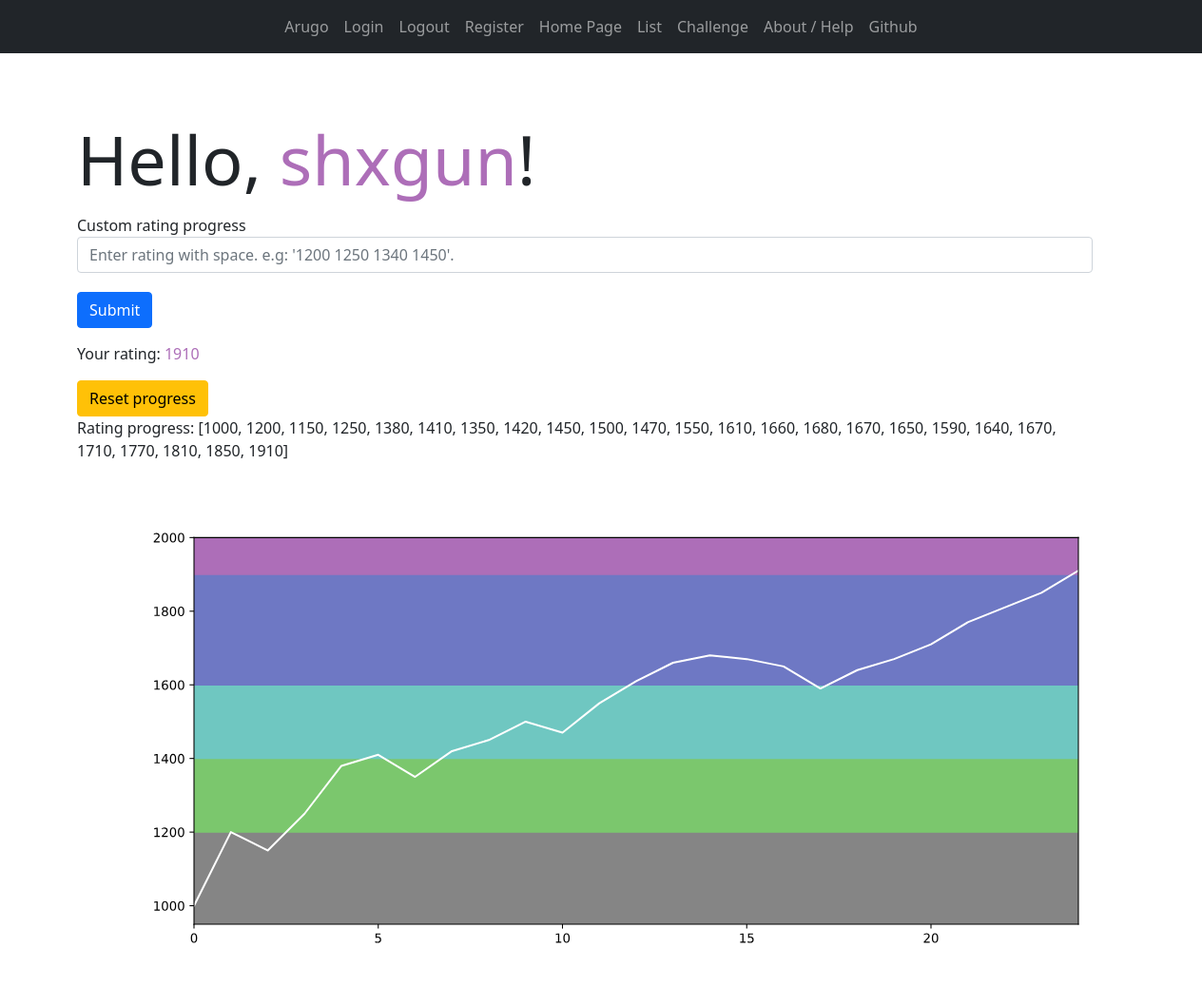
Before: / (signed in) with the older database file.
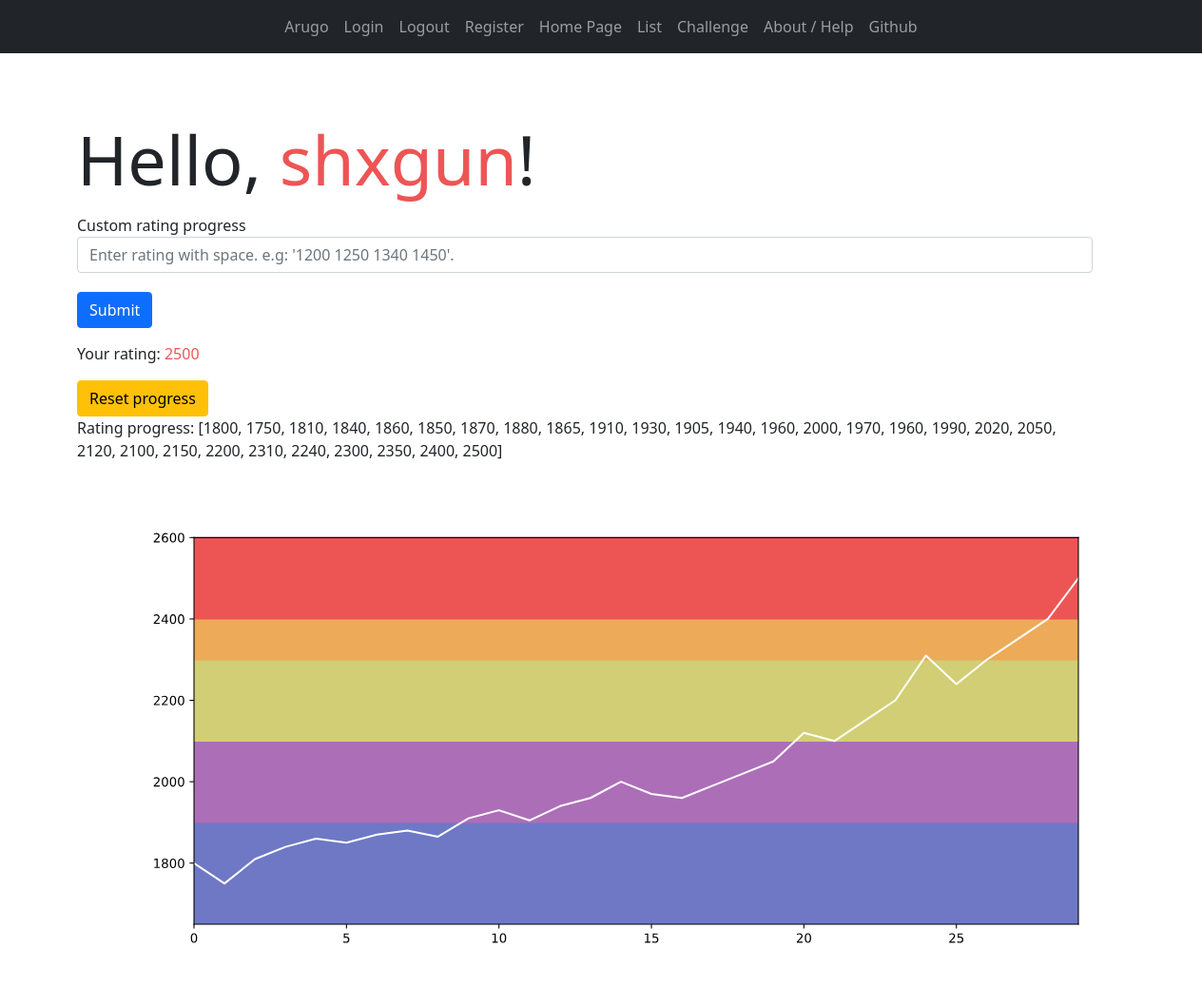
After: the same page with the newer database file.
### base/models.py (models this page shows, shortened)
class Profile(models.Model):
    user = models.ForeignKey(User, on_delete=models.CASCADE)
    handle = models.CharField(max_length=40)
    registration_date = models.DateField(auto_now_add=True)
    rating_progress = models.CharField(max_length=200, default="[]")
    virtual_rating = models.IntegerField(default=1400)
    in_progress = models.BooleanField(default=False)
    current_problem = models.CharField(max_length=20, default="Unselected")
    deadline = models.DateTimeField(auto_now_add=True)

### base/views.py (the view)
# urls.py: path("", views.index, name="home-page"),
def index(request):
    context = {}
    context["user"] = None
    context["graph"] = None
    if request.user.is_authenticated:
        profile = Profile.objects.get(user=request.user)
        if request.method == "POST":
            update_progress(profile, request.POST.get("progress"))
        context["user"] = profile
        context["graph"] = make_graph(eval(profile.rating_progress))
        context["xcolor"] = color_rating_2(profile.virtual_rating)
    return render(request, "home.html", context)

### base/util.py (called while the page is built)
def color_rating_2(rating):
    cp = [0, 1200, 1400, 1600, 1900, 2100, 2300, 2400, 2600, 3000, 4000]
    cl = [
        "#858585",
        "#7bc76d",
        "#6fc7c1",
        "#6e78c4",
        "#ad6eb8",
        "#d1ce75",
        "#edab5a",
        "#ed5555",
        "#f50505",
        "#960000",
    ]
    for i in range(10):
        if rating < cp[i + 1]:
            return cl[i]

def make_graph(y):
    fig = plt.figure()
    fig.set_size_inches(12.5, 5.5)
    x = range(len(y))
    max_y = max(y)
    max_y = max_y + 100 - max_y % 100
    min_y = min(y)
    min_y = min_y - 50 - min_y % 100
    plt.ylim(min_y, max_y)
    plt.xlim(0, len(y) - 1)
    cp = [0, 1200, 1400, 1600, 1900, 2100, 2300, 2400, 2600, 3000, 4000]
    cl = [
        "#858585",
        "#7bc76d",
        "#6fc7c1",
        "#6e78c4",
        "#ad6eb8",
        "#d1ce75",
        "#edab5a",
        "#ed5555",
        "#f50505",
        "#960000",
    ]
    for i in range(10):
        plt.axhspan(cp[i], cp[i + 1], color=cl[i])
    plt.plot(x, y, color="#ffffff")
    imgdata = StringIO()
    fig.savefig(imgdata, format="svg")
    data = imgdata.getvalue()
    return data

### templates/home.html (shortened to what this page needs)
{% extends 'main.html' %}
{% block content %}
<div class="container">
    {% if not user %}
    <div class="container">
        <h1 class="display-1">
            Welcome to arugo
        </h1>
    </div>
    <div class="container">
        <p class="h4">What is this site?</p>
        <p>This site helps users that want to do practice and can keep track of their progress through a virtual rating
            system. You can assign yourself with an initial rating, do practice based on random suggested problems and
            earn a virtual rating through it. This site is inspired by my past training days, which I always wanted to
            have something like this to aid my training. <a class="link-secondary" href="{% url 'help' %}"
                target="_blank">Read more...</a></p>
    </div>
    <div class="container">
        <p class="h4">Already have an account?</p>
        <p>Login <a class="link-secondary" href="{% url 'help' %}" target="_blank">
                here</a>.</p>
    </div>
    <div class="container">
        <p class="h4">New to this site?</p>
        <p>Register with your Codeforces handle <a class="link-secondary" href="{% url 'register' %}" target="_blank">
                here</a>.</p>
    </div>
    {% else %}
    <div class="container">
        <h1 class="display-2">Hello, <span style="color:{{xcolor}}">{{user.handle}}</span>!</h1>
    </div>
    <div class="container">
        <form method="POST">
            <div class="form-group">
                <label for="progress">Custom rating progress</label>
                <input type="progress" class="form-control" id="progress" name="progress"
                    placeholder="Enter rating with space. e.g: '1200 1250 1340 1450'.">
            </div>
            <button type="submit" class="btn btn-primary">Submit</button>
        </form>
    </div>
    <div class="container">
        <p> Your rating: <span style="color:{{xcolor}}">{{user.virtual_rating}}</span></p>
        <a class="btn btn-warning" href="{% url 'reset-progress' %}">Reset progress</a>
        <br>
        <p>Rating progress: {{user.rating_progress}} </p>
    </div>
    <p> {{graph|safe}} </p>
    {% endif %}
</div>
{% endblock content %}

### templates/main.html (shortened to what this page needs)
{% load static %}
<!DOCTYPE html>
<html>
<head>
    <link rel="stylesheet" href="{% static 'css/bootstrap.min.css' %}">
    <link rel="stylesheet" href="{% static 'fa/css/all.min.css' %}">
    <link rel="stylesheet" href="{% static 'css/style.css' %}">
</head>
<body>
    <nav class="navbar navbar-expand-lg navbar-dark bg-dark">
        <div class="collapse navbar-collapse justify-content-md-center" id="navbarsExample08">
            <ul class="navbar-nav">
                <li class="nav-item active">
                    <a class="nav-link" href="#"> Arugo </a>
                </li>
                <li class="nav-item">
                    <a class="nav-item nav-link" href="{% url 'login' %}"> Login </a>
                </li>
                <li class="nav-item">
                    <a class="nav-item nav-link" href="{% url 'logout' %}"> Logout </a>
                </li>
                <li class="nav-item">
                    <a class="nav-item nav-link" href="{% url 'register' %}"> Register </a>
                </li>
                <li class="nav-item">
                    <a class="nav-item nav-link" href="{% url 'home-page' %}"> Home Page </a>
                </li>
                <li class="nav-item">
                    <a class="nav-item nav-link" href="{% url 'list' %}"> List </a>
                </li>
                <li class="nav-item">
                    <a class="nav-item nav-link" href="{% url 'challenge' %}"> Challenge </a>
                </li>
                <li class="nav-item">
                    <a class="nav-item nav-link" href="{% url 'help' %}"> About / Help </a>
                </li>
                <li class="nav-item">
                    <a class="nav-item nav-link" href="https://github.com/polarity-cf/arugo"> Github </a>
                </li>
            </ul>
        </div>
    </nav>
    <br>
    <br>
    <div class="container">
        {% block content %}
        {% endblock content %}
    </div>
</body>
</html>

### static/css/style.css (style rules this page uses)
body { padding-bottom: 20px; }
.navbar { margin-bottom: 5px; }
.container { margin: 15px; }
.form-group { margin-bottom: 20px; }

Changed rows visible on the page:
changed Profile "shxgun": virtual_rating "1910" → "2500"; rating_progress "[1000, 1200, 1150, 1250, 1380, 1410, 1350, 1420, 1450, 1500, 1470, 1550, 1610, 1660, 1680, 1670, 1650, 1590, 1640, 1670, 1710, 1770, 1810, 1850, 1910]" → "[1800, 1750, 1810, 1840, 1860, 1850, 1870, 1880, 1865, 1910, 1930, 1905, 1940, 1960, 2000, 1970, 1960, 1990, 2020, 2050, 2120, 2100, 2150, 2200, 2310, 2240, 2300, 2350, 2400, 2500]"
